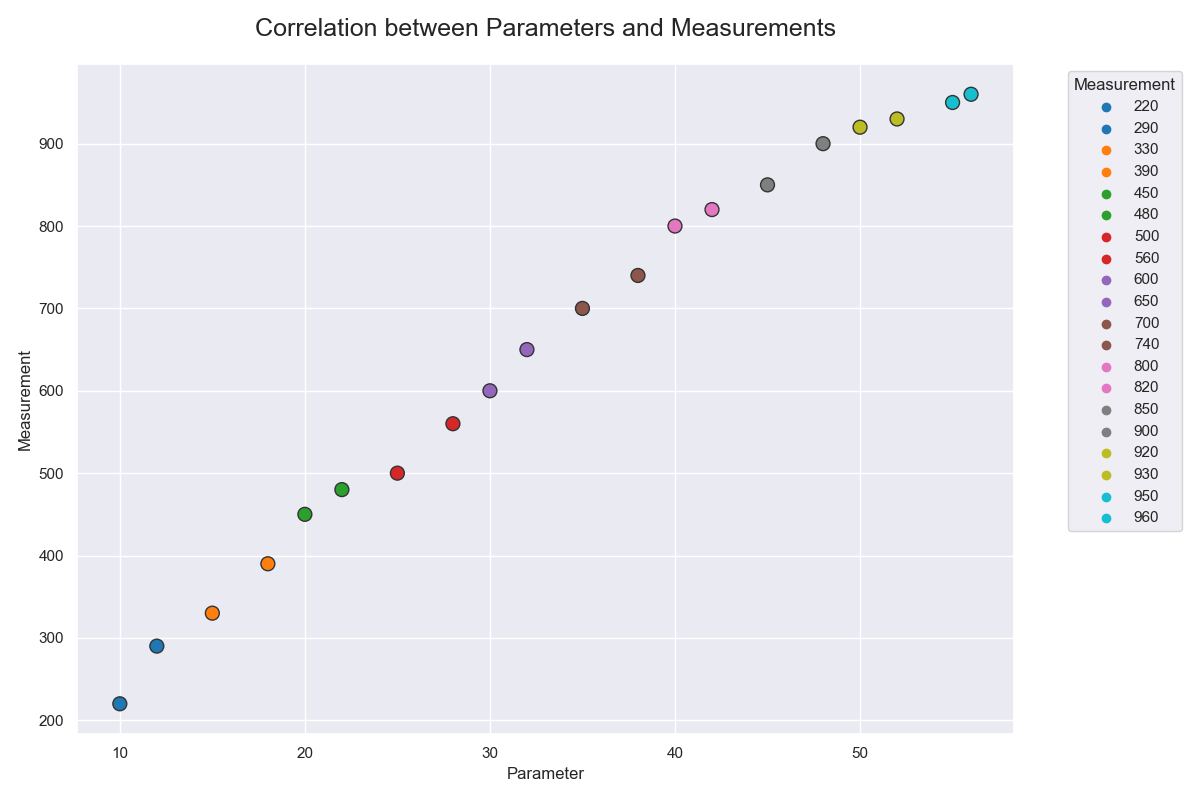

The script that drew this image:

import seaborn as sns
import pandas as pd
import matplotlib.pyplot as plt

# Generate the data
data = {
    'Parameter': [
        10, 15, 20, 25, 30, 35, 40, 45, 50, 55,
        12, 18, 22, 28, 32, 38, 42, 48, 52, 56
    ],
    'Measurement': [
        220, 330, 450, 500, 600, 700, 800, 850, 920, 950,
        290, 390, 480, 560, 650, 740, 820, 900, 930, 960
    ]
}

# Create a Pandas DataFrame
df = pd.DataFrame(data)

# Define a color palette
palette = {
    220: "#1f77b4",
    330: "#ff7f0e",
    450: "#2ca02c",
    500: "#d62728",
    600: "#9467bd",
    700: "#8c564b",
    800: "#e377c2",
    850: "#7f7f7f",
    920: "#bcbd22",
    950: "#17becf",
    290: "#1f77b4",
    390: "#ff7f0e",
    480: "#2ca02c",
    560: "#d62728",
    650: "#9467bd",
    740: "#8c564b",
    820: "#e377c2",
    900: "#7f7f7f",
    930: "#bcbd22",
    960: "#17becf",
}

# Create a scatter plot
plt.figure(figsize=(12, 8))
sns.scatterplot(x='Parameter', y='Measurement', data=df, palette=palette, hue='Measurement', s=100, edgecolor='#333333', linewidth=1)

# Title and labels
plt.title('Correlation between Parameters and Measurements', fontsize=18, pad=20)
plt.xlabel('Parameter', fontsize=12)
plt.ylabel('Measurement', fontsize=12)

# Show plot
plt.legend(title='Measurement', bbox_to_anchor=(1.05, 1), loc='upper left')
plt.tight_layout()
plt.show()
